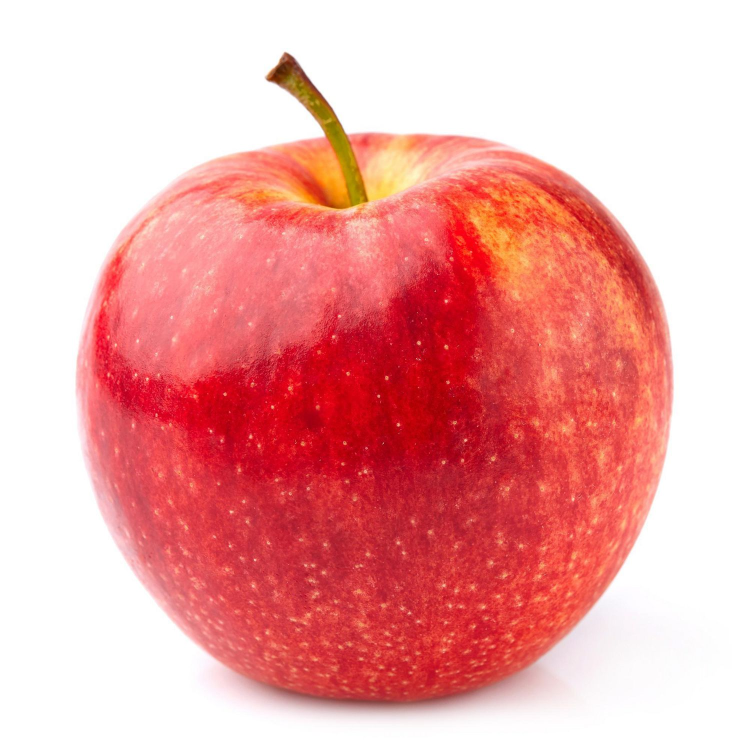
#> input picture img_processing/images/apple1.jpg, 1500 x 1500 px (shown at 1/2 size)
$ jupyter execute image_processing.ipynb   (older library calls are emulated)
#> lines starting #> are read from the running program, lines starting #| are printed output that depends on the picture; after the words box and inside, x2 and y2 are one past the last pixel; in counts of white or black regions, pixels touching at a corner belong together
[cell 1]
from matplotlib import pyplot as plt
import numpy as np
from PIL import Image
from scipy import spatial
inloc = "images/"
outloc = "output/"

[cell 2]
# basic processing

[cell 3]
im = Image.open(inloc+"apple1.jpg")
#> im is the input picture: PIL image 1500x1500 RGB; mean R, G, B 239.1, 167, 166.4

[cell 4]
#0 - black
#255 - white

im_array = np.array(im)
print(im_array.shape)
#| (1500, 1500, 3)
print(im_array[0][0])
#| [255 255 255]
print(im_array[0][1499])
#| [255 255 255]
print(im_array[1499][0])
#| [255 255 255]
print(im_array[1499][1499])
#| [255 255 255]
# print(im_array[5][500:1000]); #top rows are white
# print("")
# print(im_array[750][500:1000]); #mid row and center columns from apple image are dominant in red

[cell 5]
fb = np.array([0,0,0])
array1 = im_array.copy()

replace_array = np.array([fb for pxl in range(len(array1[750]))])
#> replace_array = 1500 rows, first 8: [0, 0, 0], [0, 0, 0], [0, 0, 0], [0, 0, 0], [0, 0, 0], [0, 0, 0], [0, 0, 0], [0, 0, 0]

array1[750] = replace_array
#> array1: shape (1500, 1500, 3); 0.07% of pixels changed, all inside (x1, y1, x2, y2) = (0, 750, 1500, 751)
print(array1[750][500:1000])
#> (printed output is left out)

[cell 6]
img1 = Image.fromarray(array1)
img1.save(outloc+"hline.jpg")

[cell 7]
test_array = im_array.copy()
print(test_array.shape)
#| (1500, 1500, 3)
print(test_array.T.shape)
#| (3, 1500, 1500)
imx = test_array.T
imx = imx.reshape(1500,1500,3)
print(imx.shape)
#| (1500, 1500, 3)

[cell 8]
# do not make changes to the array what you iterate; define new array
# check for variables on loop and inside loop. There should not be any overlap

def img_manipulate(im_array):
    new_array = []
    for r in range(len(im_array)):
        replace_array = []
        for c in range(len(array2[r])):
            red = im_array[r][c][0]; #print(red)
            grn = im_array[r][c][1]; #print(grn)
            blu = im_array[r][c][2]; #print(blu)
            if r>=850:
                replace_array.append(np.array([grn, red, blu]))
            else:
                replace_array.append(np.array([red, grn, blu]))
        new_array.append(np.array(replace_array))
    new_array = np.array(new_array)
    return new_array

[cell 9]
im = Image.open(inloc+"apple1.jpg")
imr = im.rotate(90)
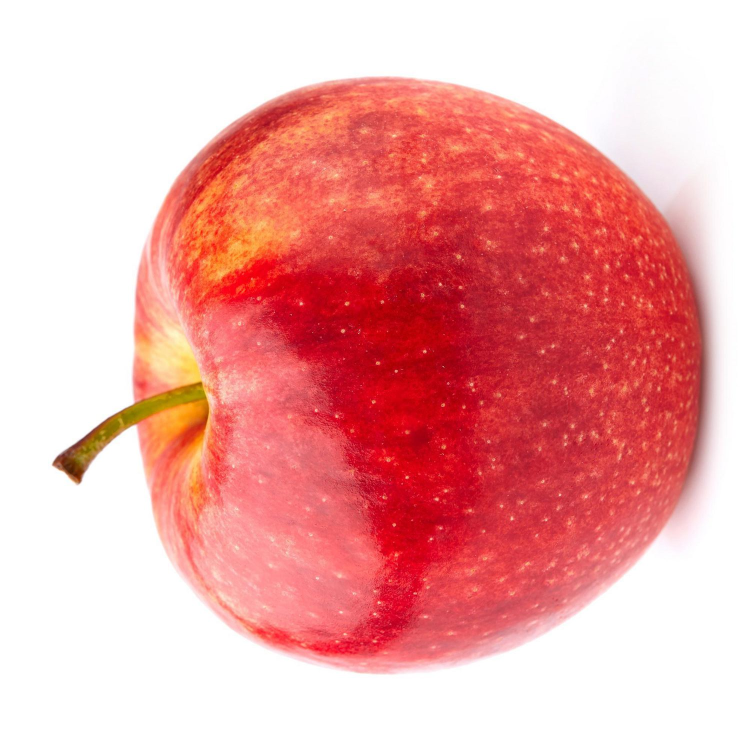
#> imr: PIL image 1500x1500 RGB (shown at 1/2 size); mean R, G, B 239.1, 167, 166.4
imr.save(outloc+"rotate.jpg")

[cell 10]
array2 = np.array(imr)
manipulated_array = img_manipulate(array2)
#> after the loop in img_manipulate, `for r in range(len(im_array)):`: new_array = 1500 items

[cell 11]
img2 = Image.fromarray(manipulated_array)
img2.save(outloc+"clr_rotate.jpg")

[cell 12]
img2.rotate(-90).save(outloc+"clr_rotate_back.jpg")

[cell 13]
array3 = np.array(im)
array3 = array3[400:1200][:]
img3 = Image.fromarray(array3)
img3.save(outloc+"half.jpg")

[cell 14]
img3.rotate(90, expand=1).save(outloc+"half_rotate.jpg")

[cell 15]
#greyscale
im_gs = im.convert('L'); #convet to grey scale image
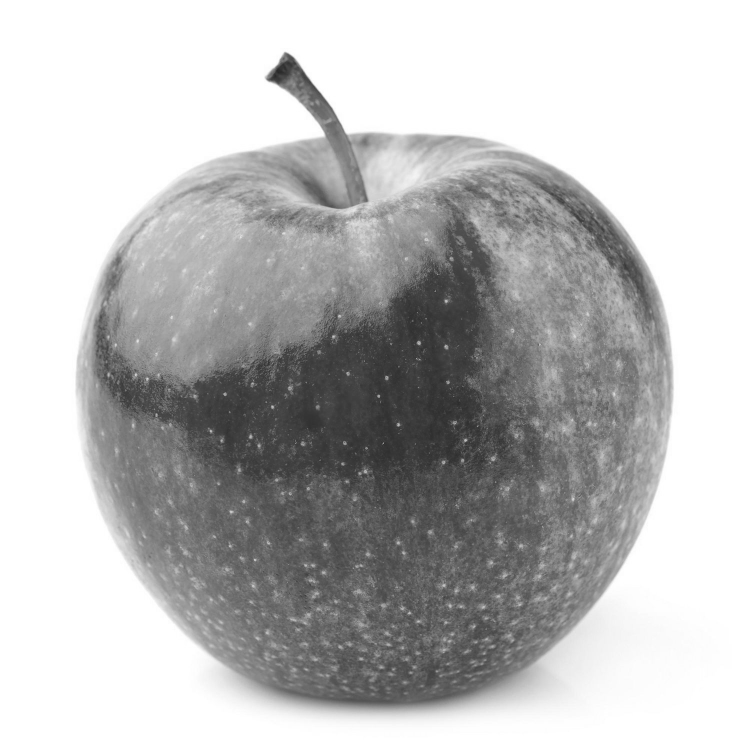
#> im_gs: PIL image 1500x1500 L (shown at 1/2 size); min 38, max 255, mean 188.5
im_gs.save(outloc+"apple_gs.jpg", "JPEG")
gs_array = np.array(im_gs)
gs_array[750][500:1000]
#> Out = 500 values, max 155 at index 195, min 50 at index 291, mean 70.87
#[185  16  35] = 68 ; # the first cell value comes from first pixel of color image

[cell 16]
#bw
th=200
bw_array = gs_array.copy()
bw_array[bw_array>=th] = 255; #convert to white
#> bw_array: shape (1500, 1500); 8.61% of pixels changed, all inside (x1, y1, x2, y2) = (141, 95, 1464, 1480)
bw_array[bw_array<th] = 0; #convert to black
#> bw_array: shape (1500, 1500); 51.8% white; 36 black regions (27 under 20 px), largest, box (x1, y1, x2, y2) and area: (157, 104, 1346, 1426) 1077485, (797, 269, 995, 342) 6272, (907, 320, 918, 326) 43

im_bw = Image.fromarray(bw_array)
im_bw.save(outloc +"apple_bw.jpg", "JPEG")

[cell 17]
f_array=gs_array.flatten()

[cell 18]
from collections import Counter
print(Counter(list(f_array)))
#> (printed output is left out)

[cell 19]
plt.hist(f_array); plt.show()

[cell 20]
x = [[1,3,5],[2,4,6]]
x = np.array(x)
#> x = [[1, 3, 5], [2, 4, 6]]
print(x)
#| [[1 3 5]
#|  [2 4 6]]
xt = np.transpose(x); print("'")
#> after `xt = np.transpose(x)`: xt = [[1, 2], [3, 4], [5, 6]]
print(xt)
#| [[1 2]
#|  [3 4]
#|  [5 6]]

[cell 21]
#1 . Padding image and remove background and get object only
#2 . Resizing the image for optimized processing without loosing any features of it

def get_coordinate(im_array, coordinate):
    for r in range(len(im_array)):
        myrow = im_array[r]
        black_count = len(myrow[myrow==0])
        black_ratio = black_count/len(myrow)
        if black_ratio >= 0.01:
            coordinate=r; break
    return coordinate


def pad_image(img_path, name):

    im = Image.open(img_path); #open the image

    #greyscale
    im_gs = im.convert('L'); #convet to grey scale image
    #im_gs.save(outloc+ "/"+ name + "_gs.jpg", "JPEG")
    array_gs = np.array(im_gs)

    #bw
    th=200
    bw_array = array_gs.copy()
    bw_array[bw_array>=th] = 255; #convert to white
    bw_array[bw_array<th] = 0; #convert to black

    im_bw = Image.fromarray(bw_array)
    #im_bw.save(outloc + name + "_bw.jpg", "JPEG")

    start_row=0; end_row=len(bw_array); start_col=0; end_col=len(bw_array[0])

    start_row = get_coordinate(bw_array, start_row)
#     print(start_row)

    end_row = len(bw_array) - get_coordinate(np.flipud(bw_array), end_row)
#     print(end_row)

    bw_array_t = np.transpose(bw_array)

    start_col = get_coordinate(bw_array_t, start_col)
#     print(start_col)

    end_col = len(bw_array[0]) - get_coordinate(np.flipud(bw_array_t), end_col)
#     print(end_col)

    cropped_array = array_gs[start_row:end_row, start_col:end_col]
    im_cropped = Image.fromarray(cropped_array)
    im_resized = im_cropped.resize((100,100), Image.ANTIALIAS)
    im_resized.save(outloc + name + "_cropped.jpg")
    resized_array = np.array(im_resized)
    return resized_array


def get_hist_vec(a, bin_size):
    bins = [j for j in range(0,255,bin_size)];
#     print("bins: ", bins); print("")

    hist_a = np.histogram(a, bins=bins)
    vec_a = [0];
#     print("hist vec: ", vec_a); print("");
#     print("vec len: ", len(vec_a))

    return vec_a, hist_a


def cosin_sim(vec_a, vec_b):
    cosine = 1 - spatial.distance.cosine(vec_a,vec_b)
    return cosine


bin_size=20

[cell 22]
a1 = pad_image(inloc+"apple1.jpg", "apple1"); print(a1.shape)
#> in pad_image, `end_row = len(bw_array)`: end_row = 1500
#> the loop in get_coordinate, `for r in range(len(im_array)):` made 110 passes
#> (black_count, black_ratio, coordinate) on pass 110: (15, 0.01, 109)
#> (black_count, black_ratio) on passes 1 to 6: (0, 0), (0, 0), (0, 0), (0, 0), (0, 0), (0, 0)
#> in pad_image, `start_row = get_coordinate(bw_array, start_row)`: start_row = 109
#> the loop in get_coordinate (call 2), `for r in range(len(im_array)):` made 75 passes
#> (black_count, black_ratio, coordinate) on pass 75: (33, 0.022, 74)
#> in pad_image, `end_row = len(bw_array) - get_coordinate(np.flipud(bw_array), end_row)`: end_row = 1426
#> in pad_image, `bw_array_t = np.transpose(bw_array)`:
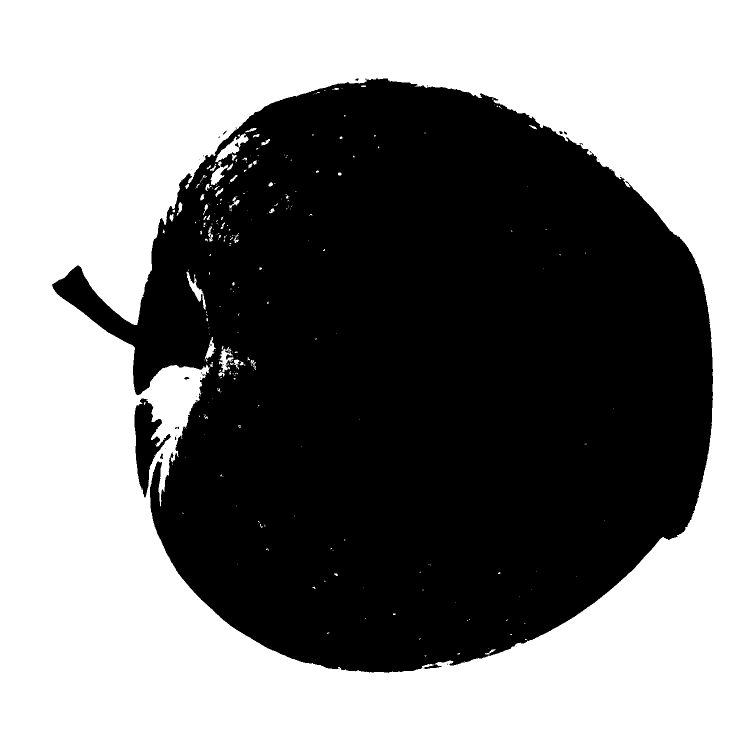
#> bw_array_t: shape (1500, 1500) (shown at 1/2 size); 51.8% white; 36 black regions (27 under 20 px), largest, box (x1, y1, x2, y2) and area: (104, 157, 1426, 1346) 1077485, (269, 797, 342, 995) 6272, (320, 907, 326, 918) 43
#> in pad_image, `start_col = get_coordinate(bw_array_t, start_col)`: start_col = 157
#> in pad_image, `end_col = len(bw_array[0]) - get_coordinate(np.flipud(bw_array_t), end..`: end_col = 1345
#> in pad_image, `im_resized = im_cropped.resize((100,100), Image.ANTIALIAS)`:
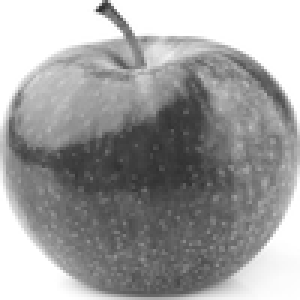
#> im_resized: PIL image 100x100 L (shown 3 times larger); min 46, max 255, mean 159.5
# print(a1[0][0], a1[0][99], a1[99][0],a1[99][99])
# print(a1[49][49], a1[49][59], a1[59][49], a1[59][59])
# (bg-fg)/2
vec1, hist1 = get_hist_vec(a1, bin_size)
#> in get_hist_vec, `hist_a = np.histogram(a, bins=bins)`: hist_a = ([0, 0, 264, 877, 1229, 1141, 1102, 1059, 811, 467, 230, 221], [0, 20, 40, 60, 80, 100, 120, 140, 160, 180, 200, 220, 240])
#> vec1 = [0]; hist1 has the same summary as hist_a in get_hist_vec
plt.hist(hist1); plt.show()

[cell 23]
a2 = pad_image(inloc+"apple2.jpg", "apple2"); print(a2.shape)
#> call 2 of pad_image, with img_path = 'images/apple2.jpg', name = 'apple2'
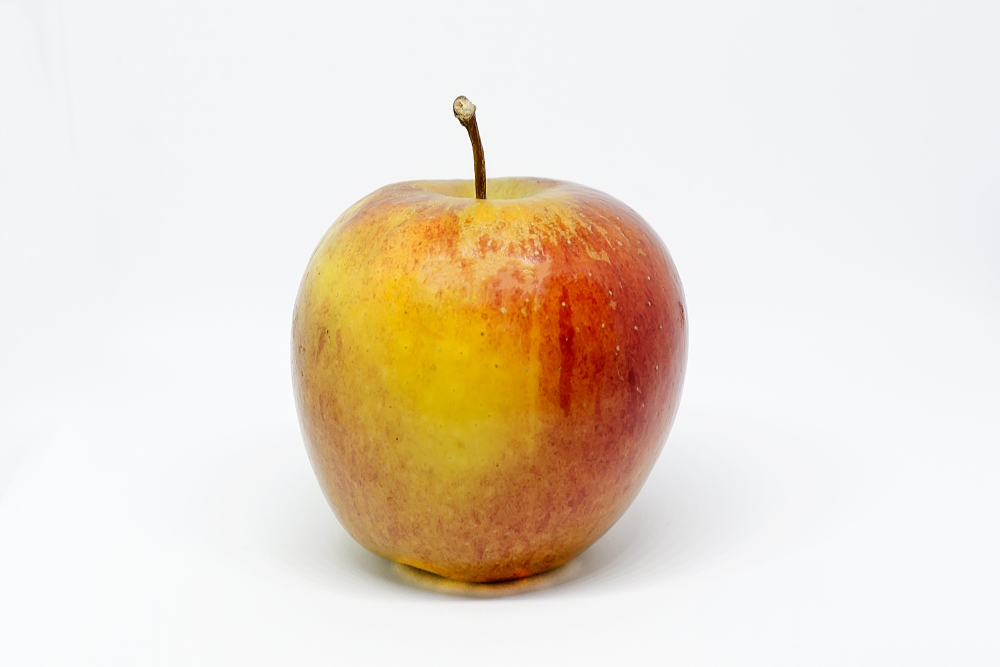
#> input picture img_processing/images/apple2.jpg, 3000 x 2000 px (shown at 1/3 size)
#> in pad_image, im is the input picture: PIL image 3000x2000 RGB; mean R, G, B 233.9, 221.9, 207.7
#> in pad_image (call 2), `bw_array[bw_array<th] = 0;`: bw_array: shape (2000, 3000); 79.5% white; 309 black regions (291 under 20 px), largest, box (x1, y1, x2, y2) and area: (877, 286, 2061, 1804) 1226082, (1730, 559, 1811, 582) 328, (1005, 786, 1017, 827) 184
#> in pad_image (call 2), `end_row = len(bw_array)`: end_row = 2000
#> in pad_image (call 2), `end_col = len(bw_array[0])`: end_col = 3000
#> in pad_image (call 2), `start_row = get_coordinate(bw_array, start_row)`: start_row = 294
#> in pad_image (call 2), `bw_array_t = np.transpose(bw_array)`: bw_array_t: shape (3000, 2000); 79.5% white; 309 black regions (291 under 20 px), largest, box (x1, y1, x2, y2) and area: (286, 877, 1804, 2061) 1226082, (559, 1730, 582, 1811) 328, (786, 1005, 827, 1017) 184
vec2, hist2 = get_hist_vec(a2, bin_size)
plt.hist(hist2); plt.show()

[cell 24]
cosin_sim(vec1,vec2)
#> Out = nan

[cell 25]
o1 = pad_image(inloc+"orange1.jpg", "orange1"); print(o1.shape)
#> call 3 of pad_image, with img_path = 'images/orange1.jpg', name = 'orange1'
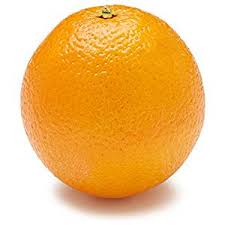
#> input picture img_processing/images/orange1.jpg, 225 x 225 px
#> in pad_image, im is the input picture: PIL image 225x225 RGB; mean R, G, B 241.8, 193.7, 125.9
#> in pad_image (call 3), `bw_array[bw_array>=th] = 255;`:
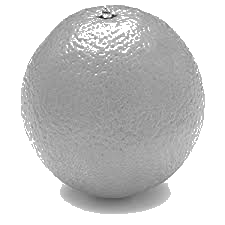
#> bw_array: shape (225, 225); min 18, max 255, mean 202.7
#> in pad_image (call 3), `bw_array[bw_array<th] = 0;`: bw_array: shape (225, 225); 43.7% white; 113 white regions (107 under 20 px), largest, box (x1, y1, x2, y2) and area: (0, 0, 225, 225) 21063, (78, 19, 137, 48) 607, (73, 38, 99, 52) 71, (124, 34, 140, 44) 51, (105, 44, 123, 51) 39, (116, 37, 125, 42) 21
#> in pad_image (call 3), `bw_array_t = np.transpose(bw_array)`: bw_array_t: shape (225, 225); 43.7% white; 113 white regions (107 under 20 px), largest, box (x1, y1, x2, y2) and area: (0, 0, 225, 225) 21063, (19, 78, 48, 137) 607, (38, 73, 52, 99) 71, (34, 124, 44, 140) 51, (44, 105, 51, 123) 39, (37, 116, 42, 125) 21
#> in pad_image (call 3), `cropped_array = array_gs[start_row:end_row, start_col:end_col]`:
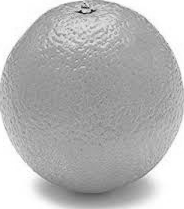
#> cropped_array: shape (209, 184); min 18, max 255, mean 183.4
vec3, hist3 = get_hist_vec(o1, bin_size)
plt.hist(hist3); plt.show()
#> after `plt.hist(hist3)`:
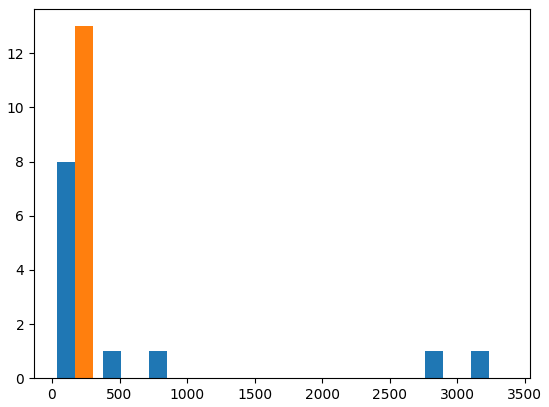
#> figure drawn by matplotlib, 1 panel; tallest bar 8 high, from x = 34.05 to 170.2; tallest bar 13 high, from x = 170.2 to 306.5

[cell 26]
cosin_sim(vec1,vec3)
#> Out = nan

[cell 27]
cosin_sim(vec2,vec3)
#> Out = nan

[cell 28]
# apple2 and orange1 has having 84% similarity due color overlap is not acceptable comparision

[cell 29]
def thresholding(th, im_array, name):
    im_array[im_array<th]=1
    im_array[im_array>=th]=0
    with open(name+".txt", "w") as f:
        for r in im_array:
            f.write(str(r)+"\n")
    return im_array

[cell 30]
new1 = np.resize(a1.copy(), (30,30))
new1_array = thresholding(220, new1, "new1")
#> in thresholding, `im_array[im_array>=th]=0`: im_array: shape (30, 30); values 0 (black) and 1 (white), 5.8% white in thin lines or dots
#> the loop in thresholding, `for r in im_array:` made 30 passes
# print(new1_array)

[cell 31]
new2 = np.resize(a2.copy(), (30,30))
new2_array = thresholding(220, new2, "new2")
#> in thresholding (call 2), `im_array[im_array>=th]=0`: im_array: shape (30, 30); values 0 (black) and 1 (white), 4.8% white in thin lines or dots, all inside (x1, y1, x2, y2) = (0, 1, 28, 29)
#> the loop in thresholding (call 2), `for r in im_array:` made 30 passes

[cell 32]
new3 = np.resize(o1.copy(), (30,30))
new3_array = thresholding(220, new3, "new3")
#> in thresholding (call 3), `im_array[im_array>=th]=0`: im_array: shape (30, 30); values 0 (black) and 1 (white), 42.3% white in thin lines or dots

[cell 33]
# correlation is not solving the problem
np.corrcoef(new1_array.flatten(), new2_array.flatten())
#> Out = [[1, -0.0555], [-0.0555, 1]]

[cell 34]
def custom_similarity(array1, array2, error_rate):
    c=0
    array_len = len(array1)
    for n in range(array_len):
        x1 = len(array1[n][array1[n]==1])
        x2 = len(array2[n][array2[n]==1])
        diff = abs(x1-x2)
    #     print(diff)
        if diff < error_rate: c=c+1
    return c/array_len

[cell 35]
custom_similarity(new1_array, new2_array, 3)
#> Out = 0.8

[cell 36]
custom_similarity(new1_array, new3_array, 3)
#> Out = 0.367

[cell 37]
im1 = Image.open(inloc+"apple1.jpg")
im2 = Image.open(outloc+"apple1_cropped.jpg")

[cell 38]
im1.paste(im2, (750,750))

[cell 39]
im1

[cell 40]
from PIL import ImageFilter

[cell 41]
im1_filter = im1.filter(ImageFilter.FIND_EDGES)
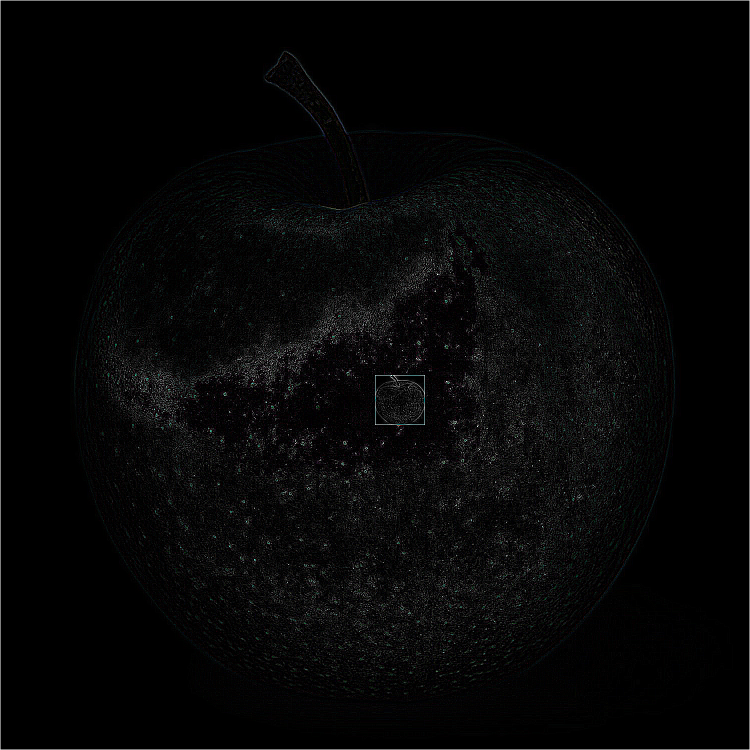
#> im1_filter: PIL image 1500x1500 RGB (shown at 1/2 size); mean R, G, B 6.3, 6.4, 6.5
